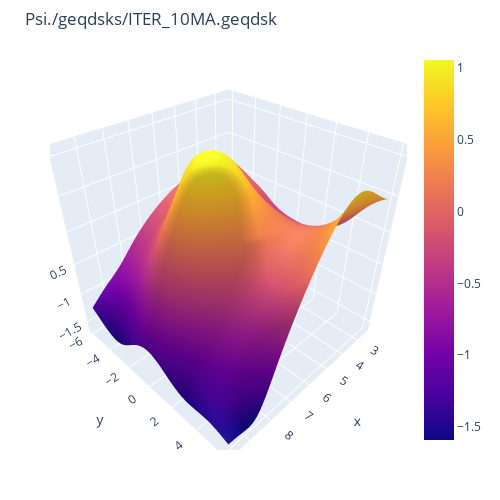

Here is the notebook cell this chart was saved with:
### Code cell
# plot interactive 3D plot with plotly
import plotly.graph_objects as go

fig = go.Figure(data=[go.Surface(z=psi/10, x=x, y=y)])
fig.update_layout(title='Psi'+filename,
                  autosize=False,
                  width=500, height=500,
                  margin=dict(l=50, r=50, b=50, t=50))
# add a contour plot at psi = 0
fig.show()

### Figure 1 — Plotly figure (JSON) as saved in the notebook; plotly's stock layout.template omitted (floating-point values rounded to 4 significant figures; data arrays with more than 128 entries replaced by an {"elided": "..."} marker saying what was removed)
{"data": [{"type": "surface", "x": {"elided": "256 float values"}, "y": {"elided": "257 float values"}, "z": {"elided": "257x256 float values"}}], "layout": {"autosize": false, "height": 500, "margin": {"b": 50, "l": 50, "r": 50, "t": 50}, "title": {"text": "Psi./geqdsks/ITER_10MA.geqdsk"}, "width": 500}}
